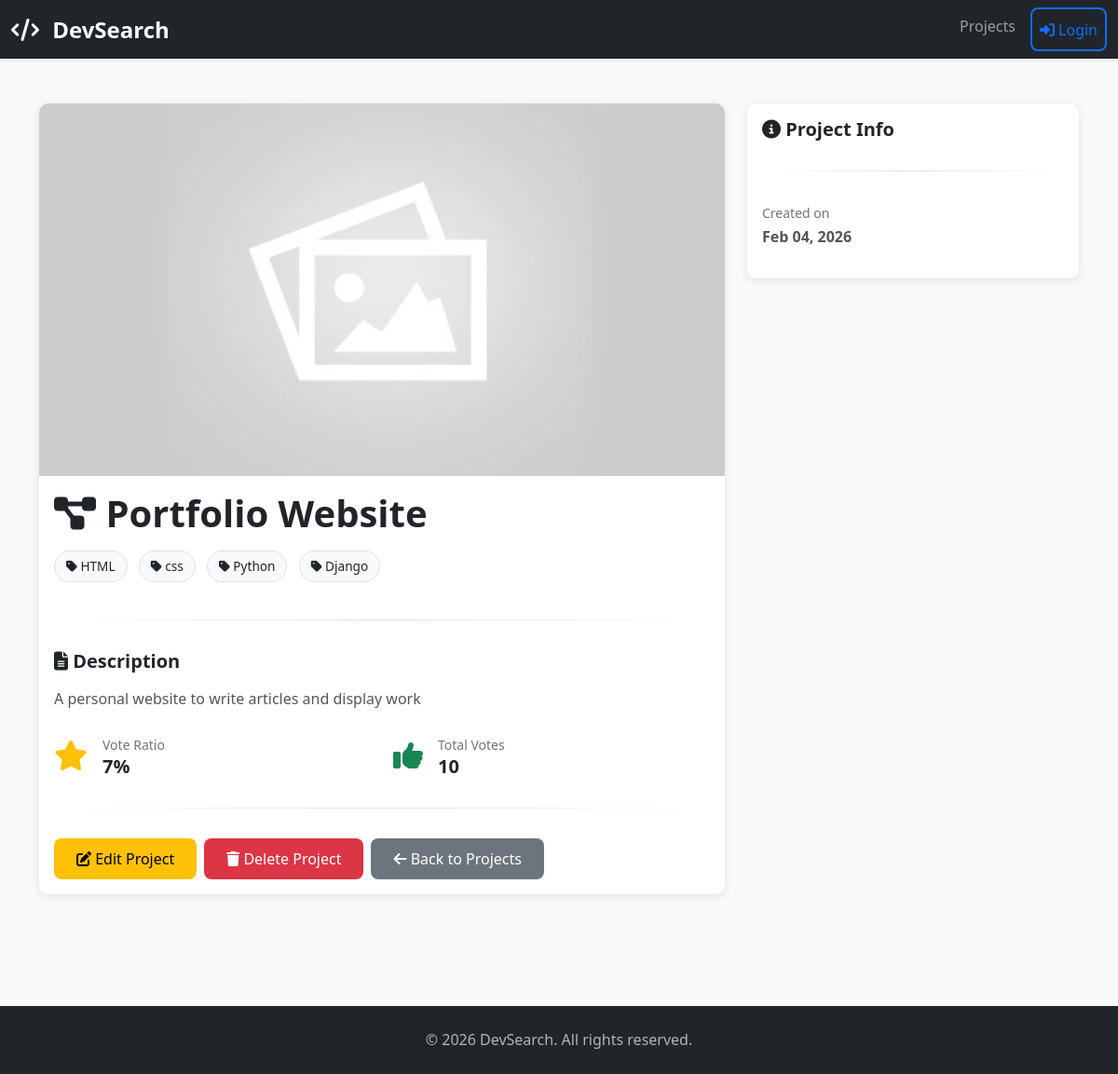
Page /project/a5d74268-f97d-4949-9342-911d87d9a824/ on the committed database.
### projects/models.py (models this page shows, shortened)
class Project(models.Model):
    title = models.CharField(max_length=200)
    tags = models.ManyToManyField('Tag',blank=True)
    description = models.TextField(null=True,blank=True)
    featured_image = models.ImageField(null=True,blank=True,default='default.jpg')
    demo_link = models.CharField(max_length=2000,null=True,blank=True)
    source_link = models.CharField(max_length=2000,null=True,blank=True)
    vote_total = models.IntegerField(default=0,null=True,blank=True)
    vote_ratio = models.IntegerField(default=0,null=True,blank=True)
    created = models.DateTimeField(auto_now_add=True)
    id = models.UUIDField(default=uuid.uuid4,unique=True,primary_key=True,editable=False)

class Tag(models.Model):
    name = models.CharField(max_length=200)
    created = models.DateTimeField(auto_now_add=True)
    id = models.UUIDField(default=uuid.uuid4,unique=True,primary_key=True,editable=False)
    def __str__(self):
        return self.name

### projects/views.py (the view)
# urls.py: path('project/<str:pk>/',views.project,name='project'),
def project(request,pk):
    projectobj = Project.objects.get(id=pk)
    context = {'project':projectobj}
    return render(request,'projects/single-project.html',context)

### projects/templates/projects/single-project.html (shortened to what this page needs)
{% extends 'main.html' %}
{% block content %}
<div class="container">
    <div class="row">
        <div class="col-lg-8">
            <div class="card overflow-hidden">
                {% if project.featured_image %}
                <img src="{{ project.featured_image.url }}" class="card-img-top" alt="{{ project.title }}" style="height: 400px; object-fit: cover;">
                {% endif %}
                <div class="card-body">
                    <h1 class="card-title mb-3">
                        <i class="fas fa-project-diagram"></i> {{ project.title }}
                    </h1>
                    <div class="mb-3">
                        {% if project.tags.all %}
                        {% for tag in project.tags.all %}
                        <span class="tag">
                            <i class="fas fa-tag"></i> {{ tag }}
                        </span>
                        {% endfor %}
                        {% else %}
                        <span class="text-muted">No tags</span>
                        {% endif %}
                    </div>
                    <div class="divider"></div>
                    <div class="mb-4">
                        <h5><i class="fas fa-file-alt"></i> Description</h5>
                        <p class="lead">{{ project.description|linebreaks }}</p>
                    </div>
                    <div class="row mb-3">
                        <div class="col-md-6">
                            <div class="d-flex align-items-center">
                                <i class="fas fa-star fa-2x text-warning me-3"></i>
                                <div>
                                    <small class="text-muted">Vote Ratio</small>
                                    <h5 class="mb-0">{{ project.vote_ratio }}%</h5>
                                </div>
                            </div>
                        </div>
                        <div class="col-md-6">
                            <div class="d-flex align-items-center">
                                <i class="fas fa-thumbs-up fa-2x text-success me-3"></i>
                                <div>
                                    <small class="text-muted">Total Votes</small>
                                    <h5 class="mb-0">{{ project.vote_total }}</h5>
                                </div>
                            </div>
                        </div>
                    </div>
                    <div class="divider"></div>
                    <div class="d-flex gap-2">
                        <a href="{% url 'update-project' project.id %}" class="btn btn-warning">
                            <i class="fas fa-edit"></i> Edit Project
                        </a>
                        <a href="{% url 'delete-project' project.id %}" class="btn btn-danger">
                            <i class="fas fa-trash"></i> Delete Project
                        </a>
                        <a href="{% url 'projects' %}" class="btn btn-secondary">
                            <i class="fas fa-arrow-left"></i> Back to Projects
                        </a>
                    </div>
                </div>
            </div>
        </div>
        <div class="col-lg-4">
            <div class="card">
                <div class="card-body">
                    <h5 class="card-title"><i class="fas fa-info-circle"></i> Project Info</h5>
                    <div class="divider"></div>
                    <p>
                        <small class="text-muted">Created on</small><br>
                        <strong>{{ project.created|date:"M d, Y" }}</strong>
                    </p>
                </div>
            </div>
        </div>
    </div>
</div>
{% endblock content %}

### templates/main.html (shortened to what this page needs)
<!DOCTYPE html>
{% load static %}
<html lang="en">
<head>
    <link href="https://cdn.jsdelivr.net/npm/bootstrap@5.3.0/dist/css/bootstrap.min.css" rel="stylesheet">
    <link rel="stylesheet" href="https://cdnjs.cloudflare.com/ajax/libs/font-awesome/6.4.0/css/all.min.css">
    <link rel="stylesheet" type="text/css" media="screen" href="{% static 'styles/main.css' %}">
</head>
<body class="bg-light">
    {% include 'navbar.html' %}
    <main class="py-5">
        <div class="container-fluid">
            {% block content %}
            {% endblock content %}
        </div>
    </main>
    <footer class="bg-dark text-white py-4 mt-5">
        <div class="container text-center">
            <p class="mb-0">&copy; 2026 DevSearch. All rights reserved.</p>
        </div>
    </footer>
</body>
</html>

### templates/navbar.html (shortened to what this page needs)
<nav class="navbar navbar-expand-lg navbar-dark bg-dark shadow-sm sticky-top">
    <div class="container-fluid">
        <a class="navbar-brand fw-bold" href="{% url 'projects' %}">
            <i class="fas fa-code"></i> DevSearch
        </a>
        <div class="collapse navbar-collapse" id="navbarNav">
            <ul class="navbar-nav ms-auto">
                <li class="nav-item">
                    <a class="nav-link" href="{% url 'projects' %}">Projects</a>
                </li>
                {% if request.user.is_authenticated %}
                <li class="nav-item">
                    <a class="nav-link btn btn-primary btn-sm text-white ms-2" href="{% url 'create-project' %}">
                        <i class="fas fa-plus"></i> Add Project
                    </a>
                </li>
                <li class="nav-item dropdown">
                    <a class="nav-link dropdown-toggle" href="#" id="userDropdown" role="button" data-bs-toggle="dropdown">
                        <i class="fas fa-user"></i> {{ request.user.username }}
                    </a>
                    <ul class="dropdown-menu dropdown-menu-end">
                        <li><a class="dropdown-item" href="#">Profile</a></li>
                        <li><hr class="dropdown-divider"></li>
                        <li><a class="dropdown-item" href="{% url 'logout' %}">
                            <i class="fas fa-sign-out-alt"></i> Logout
                        </a></li>
                    </ul>
                </li>
                {% else %}
                <li class="nav-item">
                    <a class="nav-link btn btn-outline-primary btn-sm ms-2" href="{% url 'login' %}">
                        <i class="fas fa-sign-in-alt"></i> Login
                    </a>
                </li>
                {% endif %}
            </ul>
        </div>
    </div>
</nav>

### static/styles/main.css (style rules this page uses)
:root { --primary-color: #0d6efd; --secondary-color: #6c757d; --success-color: #198754; --danger-color: #dc3545; --warning-color: #ffc107; --dark-color: #212529; --light-color: #f8f9fa; }
* { margin: 0; padding: 0; box-sizing: border-box; }
body { font-family: 'Segoe UI', Tahoma, Geneva, Verdana, sans-serif; color: var(--dark-color); background-color: #f5f5f5; }
h1, h2, h3, h4, h5, h6 { color: var(--dark-color); font-weight: 600; margin-bottom: 1rem; }
h1 { font-size: 2.5rem; }
p { color: #555; line-height: 1.6; }
a { color: var(--primary-color); text-decoration: none; transition: all 0.3s ease; }
.navbar { box-shadow: 0 2px 8px rgba(0, 0, 0, 0.1); }
.navbar-brand { font-size: 1.5rem; color: white !important; }
.navbar-brand i { margin-right: 0.5rem; }
.nav-link { transition: all 0.3s ease; }
.card { border: none; border-radius: 10px; box-shadow: 0 2px 10px rgba(0, 0, 0, 0.1); transition: all 0.3s ease; margin-bottom: 1.5rem; }
.card-title { font-weight: 600; color: var(--dark-color); }
.btn { border-radius: 8px; font-weight: 500; padding: 0.6rem 1.5rem; transition: all 0.3s ease; border: none; }
.btn-outline-primary { border: 2px solid var(--primary-color); color: var(--primary-color); }
.btn-danger { background-color: var(--danger-color); }
.tag { display: inline-block; background-color: var(--light-color); color: var(--dark-color); padding: 0.35rem 0.75rem; border-radius: 20px; font-size: 0.85rem; margin-right: 0.5rem; margin-bottom: 0.5rem; border: 1px solid #dee2e6; transition: all 0.3s ease; }
footer { background-color: var(--dark-color); color: white; margin-top: auto; }
footer p { color: #adb5bd; margin: 0; }
.divider { height: 1px; background: linear-gradient(to right, transparent, #dee2e6, transparent); margin: 2rem 0; }
.text-muted { color: #6c757d !important; }
.text-success { color: var(--success-color) !important; }

### rows in the picture
Project: featured_image (placeholder picture), title "Portfolio Website", description "A personal website to write articles and display work", vote_ratio "7", vote_total "10", created "Feb 04, 2026"
Tag: name "HTML"
Tag: name "css"
Tag: name "Python"
Tag: name "Django"
